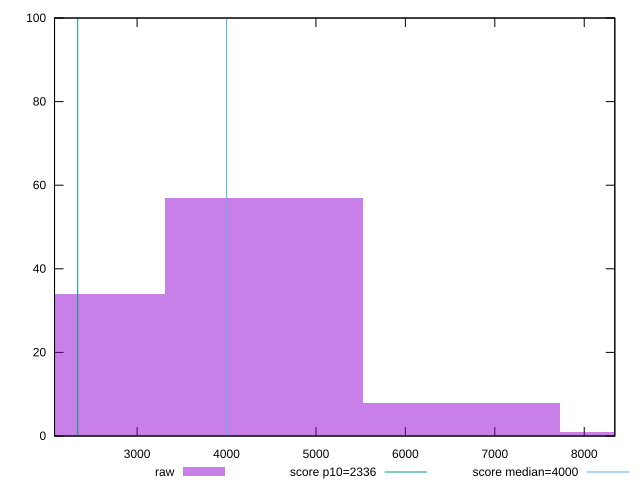

Here is the gnuplot script that generated this plot:
reset

$raw <<EOF
2209.5619504556807 34
4419.1239009113615 57
6628.685851367042 8
8838.247801822723 1
EOF

set key outside below
set boxwidth 2209.5619504556807
set xrange [2076.871:8342.033]
set yrange [0:100]
set trange [0:100]
set style fill transparent solid 0.5 noborder

set parametric
set terminal svg size 640, 490 enhanced background rgb 'white'
set output "report_00025_2021-02-22T21:38:55.199Z/first-contentful-paint/samples/pages/raw/histogram.svg"

plot $raw title "raw" with boxes, \
     2336,t title "score p10=2336", \
     4000,t title "score median=4000"

reset
